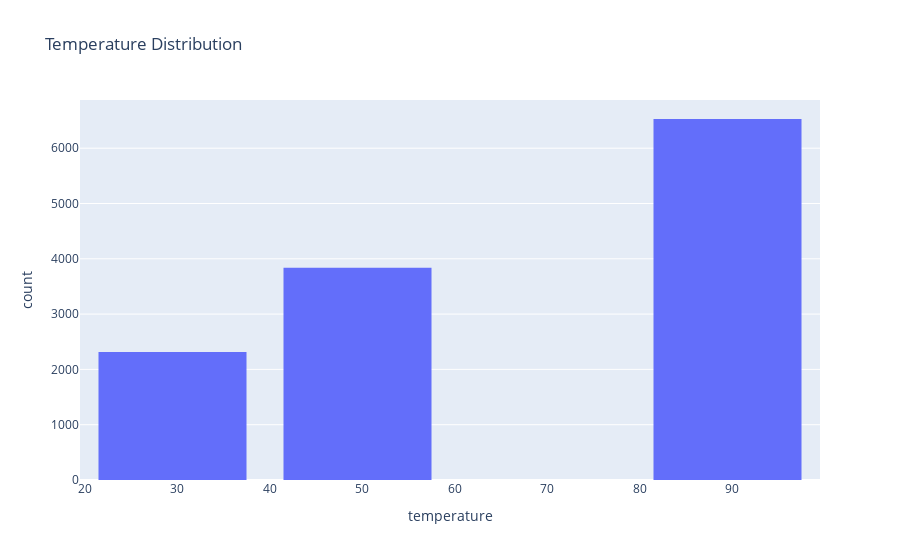

The cell this chart's notebook holds for it:
### Markdown cell above
6. Use a histogram to visualize the temperature column.

### Code cell
fig = px.histogram(data, x='temperature',
                   labels='temperature',
                    title='Temperature Distribution')
fig.write_image('./images/6_temp_wiz.jpg')
fig.update_layout(bargap=0.2)
fig.show()

print(data['temperature'].value_counts())

### Figure 1 — Plotly figure (JSON) as saved in the notebook; plotly's stock layout.template omitted (floating-point values rounded to 4 significant figures; data arrays with more than 128 entries replaced by an {"elided": "..."} marker saying what was removed)
{"data": [{"alignmentgroup": "True", "bingroup": "x", "hovertemplate": "temperature=%{x}<br>count=%{y}<extra></extra>", "legendgroup": "", "marker": {"color": "#636efa", "pattern": {"shape": ""}}, "name": "", "offsetgroup": "", "orientation": "v", "showlegend": false, "type": "histogram", "x": {"elided": "12684 int values"}, "xaxis": "x", "yaxis": "y"}], "layout": {"bargap": 0.2, "barmode": "relative", "legend": {"tracegroupgap": 0}, "title": {"text": "Temperature Distribution"}, "xaxis": {"anchor": "y", "domain": [0, 1], "title": {"text": "temperature"}}, "yaxis": {"anchor": "x", "domain": [0, 1], "title": {"text": "count"}}}}
